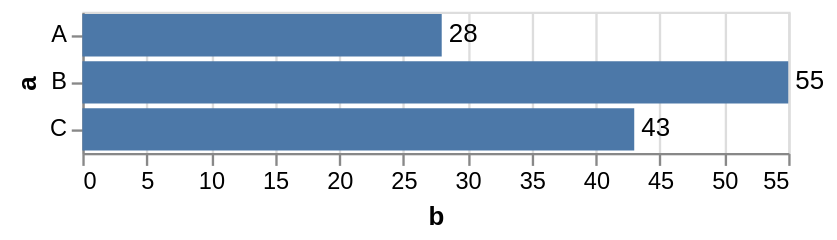

Here is the Vega-Lite specification saved for this chart:
### Vega-Lite specification from a JSON file in a GitHub repository (floating-point values rounded to 4 significant figures)
{"$schema": "https://vega.github.io/schema/vega-lite/v3.json", "description": "A simple bar chart with embedded data.", "data": {"values": [{"a": "A", "b": 28}, {"a": "B", "b": 55}, {"a": "C", "b": 43}]}, "layer": [{"mark": "bar", "encoding": {"y": {"field": "a", "type": "ordinal"}, "x": {"field": "b", "type": "quantitative"}}}, {"mark": {"type": "text", "style": "label"}, "encoding": {"y": {"field": "a", "type": "ordinal"}, "x": {"field": "b", "type": "quantitative"}, "text": {"field": "b", "type": "quantitative"}}}], "config": {"style": {"label": {"align": "left", "baseline": "middle", "dx": 3}}}}
